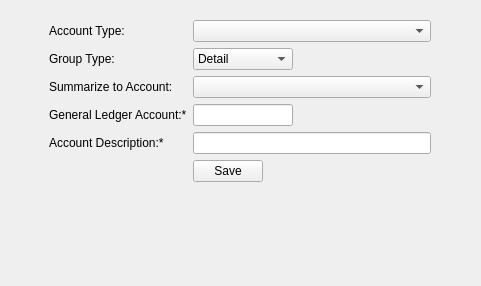
<?xml version="1.0" encoding="UTF-8"?>
<ui version="4.0">
 <class>AddGLAccount</class>
 <widget class="QWidget" name="AddGLAccount">
  <property name="geometry">
   <rect>
    <x>0</x>
    <y>0</y>
    <width>481</width>
    <height>286</height>
   </rect>
  </property>
  <property name="windowTitle">
   <string>Form</string>
  </property>
  <layout class="QGridLayout" name="gridLayout">
   <item row="1" column="0">
    <widget class="QFrame" name="frame">
     <property name="maximumSize">
      <size>
       <width>400</width>
       <height>16777215</height>
      </size>
     </property>
     <property name="frameShape">
      <enum>QFrame::NoFrame</enum>
     </property>
     <property name="frameShadow">
      <enum>QFrame::Raised</enum>
     </property>
     <layout class="QFormLayout" name="formLayout">
      <item row="0" column="0">
       <widget class="QLabel" name="label_3">
        <property name="text">
         <string>Account Type:</string>
        </property>
       </widget>
      </item>
      <item row="0" column="1">
       <widget class="QComboBox" name="accounttypeid"/>
      </item>
      <item row="1" column="0">
       <widget class="QLabel" name="label_4">
        <property name="text">
         <string>Group Type:</string>
        </property>
       </widget>
      </item>
      <item row="1" column="1">
       <widget class="QComboBox" name="grouptype">
        <property name="maximumSize">
         <size>
          <width>100</width>
          <height>16777215</height>
         </size>
        </property>
        <item>
         <property name="text">
          <string>Detail</string>
         </property>
        </item>
        <item>
         <property name="text">
          <string>Group</string>
         </property>
        </item>
       </widget>
      </item>
      <item row="2" column="0">
       <widget class="QLabel" name="label_5">
        <property name="text">
         <string>Summarize to Account:</string>
        </property>
       </widget>
      </item>
      <item row="2" column="1">
       <widget class="QComboBox" name="summaryaccountid"/>
      </item>
      <item row="3" column="0">
       <widget class="QLabel" name="label">
        <property name="text">
         <string>General Ledger Account:*</string>
        </property>
       </widget>
      </item>
      <item row="3" column="1">
       <widget class="QLineEdit" name="name">
        <property name="maximumSize">
         <size>
          <width>100</width>
          <height>16777215</height>
         </size>
        </property>
       </widget>
      </item>
      <item row="4" column="0">
       <widget class="QLabel" name="label_2">
        <property name="text">
         <string>Account Description:*</string>
        </property>
       </widget>
      </item>
      <item row="4" column="1">
       <widget class="QLineEdit" name="description"/>
      </item>
      <item row="5" column="1">
       <widget class="QPushButton" name="btn_save">
        <property name="maximumSize">
         <size>
          <width>70</width>
          <height>16777215</height>
         </size>
        </property>
        <property name="text">
         <string>Save</string>
        </property>
       </widget>
      </item>
     </layout>
    </widget>
   </item>
  </layout>
 </widget>
 <tabstops>
  <tabstop>grouptype</tabstop>
  <tabstop>summaryaccountid</tabstop>
  <tabstop>name</tabstop>
  <tabstop>description</tabstop>
  <tabstop>btn_save</tabstop>
 </tabstops>
 <resources/>
 <connections/>
</ui>
